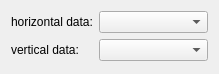
<?xml version="1.0" encoding="UTF-8"?>
<ui version="4.0">
 <class>WizardPage</class>
 <widget class="QWizardPage" name="WizardPage">
  <property name="geometry">
   <rect>
    <x>0</x>
    <y>0</y>
    <width>219</width>
    <height>74</height>
   </rect>
  </property>
  <property name="windowTitle">
   <string>WizardPage</string>
  </property>
  <layout class="QFormLayout" name="formLayout">
   <item row="0" column="0">
    <widget class="QLabel" name="label">
     <property name="text">
      <string>horizontal data:</string>
     </property>
    </widget>
   </item>
   <item row="0" column="1">
    <widget class="QComboBox" name="x_cbo_box"/>
   </item>
   <item row="1" column="0">
    <widget class="QLabel" name="label_2">
     <property name="text">
      <string>vertical data:</string>
     </property>
    </widget>
   </item>
   <item row="1" column="1">
    <widget class="QComboBox" name="y_cbo_box"/>
   </item>
  </layout>
 </widget>
 <resources/>
 <connections/>
</ui>
